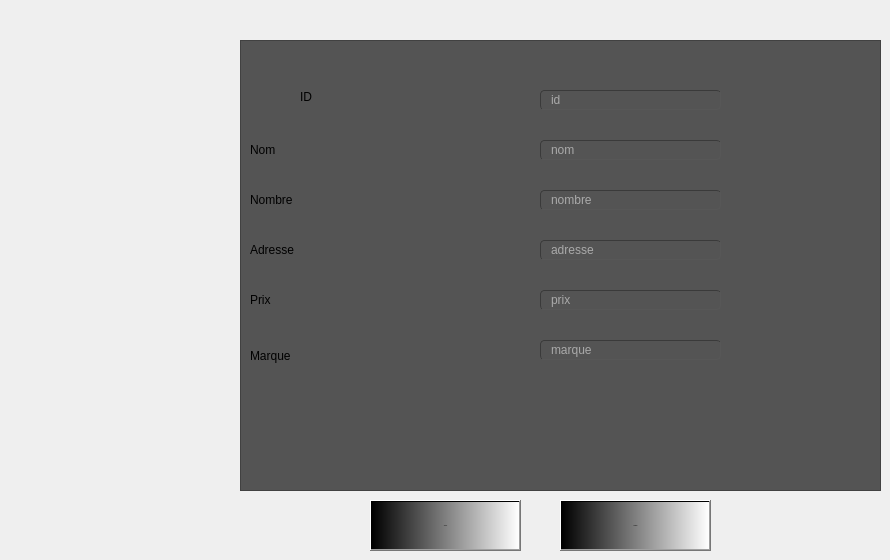
      <widget class="QWidget" name="tab_5">
       <attribute name="title">
        <string>Ajouter  Equipement</string>
       </attribute>
       <widget class="QFrame" name="frame_3">
        <property name="geometry">
         <rect>
          <x>240</x>
          <y>40</y>
          <width>641</width>
          <height>451</height>
         </rect>
        </property>
        <property name="styleSheet">
         <string notr="true">background-color:rgb(84, 84, 84)</string>
        </property>
        <property name="frameShape">
         <enum>QFrame::StyledPanel</enum>
        </property>
        <property name="frameShadow">
         <enum>QFrame::Raised</enum>
        </property>
        <widget class="QLineEdit" name="lineEdit_id_equipement">
         <property name="geometry">
          <rect>
           <x>300</x>
           <y>50</y>
           <width>181</width>
           <height>20</height>
          </rect>
         </property>
         <property name="styleSheet">
          <string notr="true">	border-width: 1px; border-radius: 4px;
	border-color: rgb(58, 58, 58);
	border-style: inset;
	padding: 0 8px;

	selection-background-color: rgb(187, 187, 187);
	selection-color: rgb(60, 63, 65);
color: rgb(255, 255, 255);</string>
         </property>
         <property name="placeholderText">
          <string>id</string>
         </property>
        </widget>
        <widget class="QLineEdit" name="lineEdit_nom_equipement">
         <property name="geometry">
          <rect>
           <x>300</x>
           <y>100</y>
           <width>181</width>
           <height>20</height>
          </rect>
         </property>
         <property name="styleSheet">
          <string notr="true">	border-width: 1px; border-radius: 4px;
color: rgb(255, 255, 255);
	border-color: rgb(58, 58, 58);
	border-style: inset;
	padding: 0 8px;

	selection-background-color: rgb(187, 187, 187);
	selection-color: rgb(60, 63, 65);</string>
         </property>
         <property name="placeholderText">
          <string>nom</string>
         </property>
        </widget>
        <widget class="QLineEdit" name="lineEdit_nombre_equipement">
         <property name="geometry">
          <rect>
           <x>300</x>
           <y>150</y>
           <width>181</width>
           <height>20</height>
          </rect>
         </property>
         <property name="styleSheet">
          <string notr="true">	border-width: 1px; border-radius: 4px;
color: rgb(255, 255, 255);
	border-color: rgb(58, 58, 58);
	border-style: inset;
	padding: 0 8px;

	selection-background-color: rgb(187, 187, 187);
	selection-color: rgb(60, 63, 65);</string>
         </property>
         <property name="placeholderText">
          <string>nombre</string>
         </property>
        </widget>
        <widget class="QLineEdit" name="lineEdit_adresse_equipement">
         <property name="geometry">
          <rect>
           <x>300</x>
           <y>200</y>
           <width>181</width>
           <height>20</height>
          </rect>
         </property>
         <property name="styleSheet">
          <string notr="true">	border-width: 1px; border-radius: 4px;
color: rgb(255, 255, 255);
	border-color: rgb(58, 58, 58);
	border-style: inset;
	padding: 0 8px;

	selection-background-color: rgb(187, 187, 187);
	selection-color: rgb(60, 63, 65);</string>
         </property>
         <property name="placeholderText">
          <string>adresse</string>
         </property>
        </widget>
        <widget class="QLineEdit" name="lineEdit_prix_equipement">
         <property name="geometry">
          <rect>
           <x>300</x>
           <y>250</y>
           <width>181</width>
           <height>20</height>
          </rect>
         </property>
         <property name="styleSheet">
          <string notr="true">	border-width: 1px; border-radius: 4px;
color: rgb(255, 255, 255);
	border-color: rgb(58, 58, 58);
	border-style: inset;
	padding: 0 8px;

	selection-background-color: rgb(187, 187, 187);
	selection-color: rgb(60, 63, 65);</string>
         </property>
         <property name="placeholderText">
          <string>prix</string>
         </property>
        </widget>
        <widget class="QLineEdit" name="lineEdit_marque_equipement">
         <property name="geometry">
          <rect>
           <x>300</x>
           <y>300</y>
           <width>181</width>
           <height>20</height>
          </rect>
         </property>
         <property name="styleSheet">
          <string notr="true">	border-width: 1px; border-radius: 4px;
color: rgb(255, 255, 255);
	border-color: rgb(58, 58, 58);
	border-style: inset;
	padding: 0 8px;

	selection-background-color: rgb(187, 187, 187);
	selection-color: rgb(60, 63, 65);</string>
         </property>
         <property name="placeholderText">
          <string>marque</string>
         </property>
        </widget>
        <widget class="QLabel" name="label_9">
         <property name="geometry">
          <rect>
           <x>10</x>
           <y>100</y>
           <width>191</width>
           <height>20</height>
          </rect>
         </property>
         <property name="text">
          <string>Nom</string>
         </property>
        </widget>
        <widget class="QLabel" name="label_10">
         <property name="geometry">
          <rect>
           <x>10</x>
           <y>150</y>
           <width>211</width>
           <height>20</height>
          </rect>
         </property>
         <property name="text">
          <string>Nombre</string>
         </property>
        </widget>
        <widget class="QLabel" name="label_11">
         <property name="geometry">
          <rect>
           <x>10</x>
           <y>200</y>
           <width>221</width>
           <height>20</height>
          </rect>
         </property>
         <property name="text">
          <string>Adresse</string>
         </property>
        </widget>
        <widget class="QLabel" name="label_12">
         <property name="geometry">
          <rect>
           <x>10</x>
           <y>250</y>
           <width>221</width>
           <height>20</height>
          </rect>
         </property>
         <property name="text">
          <string>Prix</string>
         </property>
        </widget>
        <widget class="QLabel" name="label_13">
         <property name="geometry">
          <rect>
           <x>10</x>
           <y>300</y>
           <width>261</width>
           <height>31</height>
          </rect>
         </property>
         <property name="text">
          <string>Marque</string>
         </property>
        </widget>
        <widget class="QLabel" name="label_16">
         <property name="geometry">
          <rect>
           <x>60</x>
           <y>50</y>
           <width>47</width>
           <height>13</height>
          </rect>
         </property>
         <property name="text">
          <string>ID</string>
         </property>
        </widget>
       </widget>
       <widget class="QPushButton" name="pushButton_sauvgarderreservatio">
        <property name="geometry">
         <rect>
          <x>370</x>
          <y>500</y>
          <width>151</width>
          <height>51</height>
         </rect>
        </property>
        <property name="font">
         <font>
          <family>century gothic</family>
          <pointsize>-1</pointsize>
          <weight>50</weight>
          <bold>false</bold>
         </font>
        </property>
        <property name="styleSheet">
         <string notr="true">background-color:qlineargradient(spread:pad, x1:0, y1:0, x2:1, y2:0, stop:0 rgba(0, 0, 0, 255), stop:1 rgba(255, 255, 255, 255));</string>
        </property>
        <property name="text">
         <string>Ajouter</string>
        </property>
        <property name="icon">
         <iconset resource="ressources.qrc">
          <normaloff>:/img/ressources/128362656_213598176780517_3160026623662294284_n.png</normaloff>:/img/ressources/128362656_213598176780517_3160026623662294284_n.png</iconset>
        </property>
        <property name="iconSize">
         <size>
          <width>30</width>
          <height>30</height>
         </size>
        </property>
       </widget>
       <widget class="QPushButton" name="pushButton_modifierreservation">
        <property name="geometry">
         <rect>
          <x>560</x>
          <y>500</y>
          <width>151</width>
          <height>51</height>
         </rect>
        </property>
        <property name="font">
         <font>
          <family>century gothic</family>
          <pointsize>-1</pointsize>
          <weight>50</weight>
          <bold>false</bold>
         </font>
        </property>
        <property name="styleSheet">
         <string notr="true">background-color:qlineargradient(spread:pad, x1:0, y1:0, x2:1, y2:0, stop:0 rgba(0, 0, 0, 255), stop:1 rgba(255, 255, 255, 255));</string>
        </property>
        <property name="text">
         <string>Modifier</string>
        </property>
        <property name="icon">
         <iconset resource="ressources.qrc">
          <normaloff>:/img/ressources/128586817_297996038251568_153686129387149344_n.png</normaloff>:/img/ressources/128586817_297996038251568_153686129387149344_n.png</iconset>
        </property>
        <property name="iconSize">
         <size>
          <width>30</width>
          <height>30</height>
         </size>
        </property>
       </widget>
       <widget class="QLabel" name="label_17">
        <property name="geometry">
         <rect>
          <x>10</x>
          <y>380</y>
          <width>221</width>
          <height>111</height>
         </rect>
        </property>
        <property name="styleSheet">
         <string notr="true">background-image: url(:/img/ressources/logind.png);</string>
        </property>
        <property name="text">
         <string/>
        </property>
       </widget>
      </widget>
